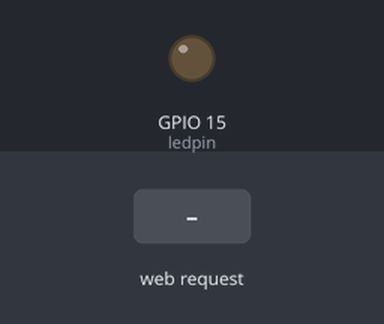
Simulated run of this sketch. Board: ESP32. Shown: output pins drawn as LEDs (lit = HIGH). The test bench sets the inputs (shaded band). WiFi joins after 1.5 s; servers stay silent unless stated; what the sketch prints to the serial monitor is not drawn.

Above: at 2.7 s.
2.8 s: HTTP request GET /?led1=on received
At 3.4 s:
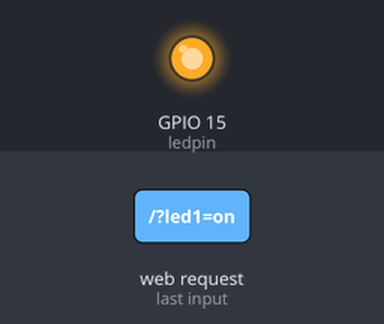
4.3 s: HTTP request GET /?led1=off received
At 5.7 s:
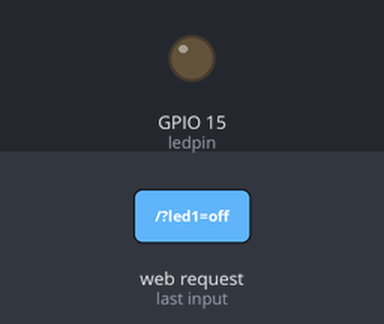
Timing chart, 0 to 7.3 s (numbered marks = the images above; inputs shaded):
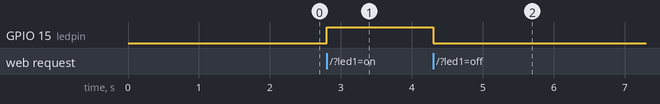

Measured:
- after the input at 2.8 s, GPIO 15 (ledpin): LOW → HIGH at once
- after the input at 4.3 s, GPIO 15 (ledpin): HIGH → LOW at once

The sketch:

server.ino
```cpp
#include <WiFi.h>
#include <WebServer.h>

const char* ssid = "POCO";
const char* password = "plchernandez";

WebServer server(80);
const int ledpin = 15;

void inicio() {
  if (server.hasArg("led1") && server.arg("led1") == "on") {
    digitalWrite(ledpin, HIGH);
  } else if (server.hasArg("led1") && server.arg("led1") == "off") {
    digitalWrite(ledpin, LOW);
  }

  String html = "<html><head><meta name='viewport' content='width=device-width, initial-scale=1.0, user-scalable=no'><title>Control led, prueba wifi</title></head><body>";
  html += "<form method='get'> ";
  html += "<button type='submit' name='led1' value='on'> Encender </button>";
  html += "<button type='submit' name='led1' value='off'> Apagar </button>";
  html += "</form></body></html>";

  server.send(200, "text/html", html);
}

void setup() {
  pinMode(ledpin, OUTPUT);
  Serial.begin(115200);
  Serial.println("espere, conectando...");

  WiFi.mode(WIFI_STA);
  WiFi.begin(ssid, password);

  while (WiFi.status() != WL_CONNECTED) {
    delay(500);
    Serial.print(".");
  }

  Serial.println("\nWiFi conectado a");
  Serial.println(ssid);
  Serial.print("Direccion IP asignada por router: ");
  Serial.println(WiFi.localIP());

  server.on("/", inicio);
  server.begin();
}

void loop() {
  server.handleClient();
}
```
